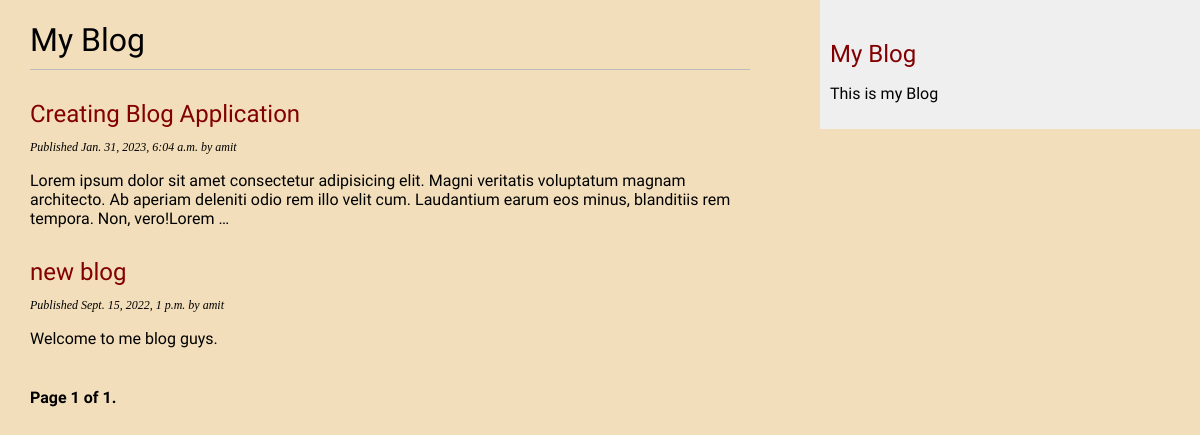
/blog/, run on an earlier commit of the app's database.
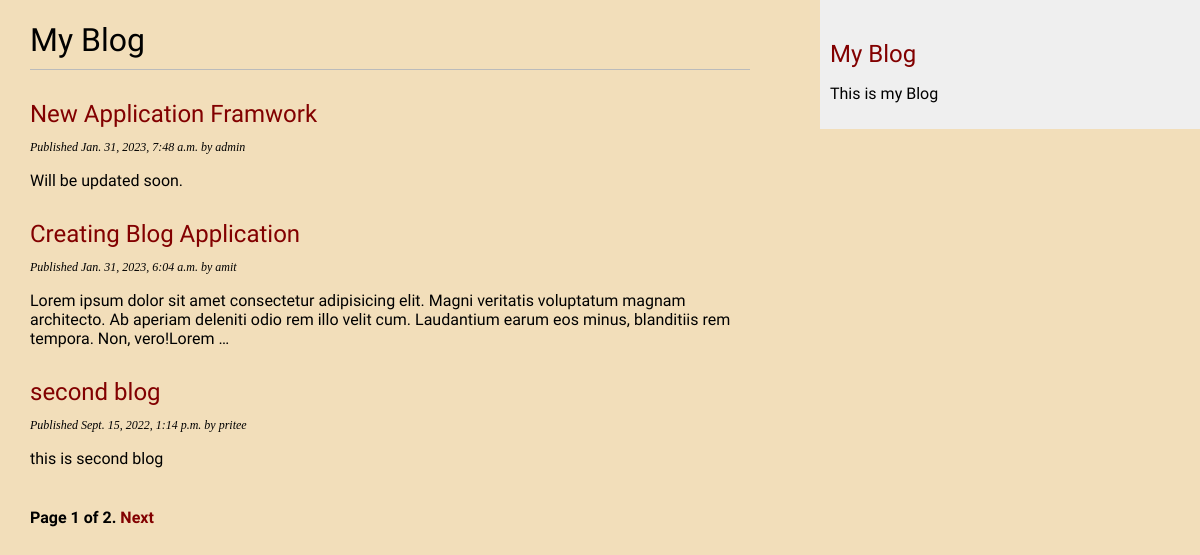
And on a later commit of the database.
### blog/models.py (models this page shows, shortened)
class Post(models.Model):
    class Status(models.TextChoices):
        DRAFT = 'DF', 'Draft'
        PUBLISHED = 'PB', 'Published'
    title = models.CharField(max_length=250)
    slug = models.SlugField(max_length=250, unique_for_date='publish')
    author = models.ForeignKey(User,
                               on_delete=models.CASCADE,
                               related_name='blog_posts')
    body = models.TextField()
    publish = models.DateTimeField(default=timezone.now)
    created = models.DateTimeField(auto_now_add=True)
    updated = models.DateTimeField(auto_now=True)
    status = models.CharField(max_length=2,
                              choices=Status.choices,
                              default=Status.DRAFT)
    objects = models.Manager()
    published = PublishedManager()
    class Meta:
        ordering = ['-publish']
        indexes = [
            models.Index(fields=['-publish']),
        ]
    def get_absolute_url(self):
        return reverse("blog:post_detail", args=[
            self.publish.year,
            self.publish.month,
            self.publish.day,
            self.slug,
        ])

### blog/views.py (the view)
# urls.py: path('', views.PostListView.as_view(), name='post_list'),
class PostListView(ListView):
    queryset = Post.published.all()
    context_object_name = 'posts'
    paginate_by = 3
    template_name = "blog/post/list.html"

### blog/templates/blog/post/list.html (shortened to what this page needs)
{% extends 'blog/base.html' %}
{% block content %}
    <h1>My Blog</h1>
    {% for post in posts %}
        <h2>
            <a href= "{{post.get_absolute_url}}" >
                {{post.title}}
            </a>
        </h2>
        <p class="date">
            Published {{post.publish}} by {{post.author}}
        </p>
        {{post.body|truncatewords:30|linebreaks}}
    {% endfor %}
    {% include "pagination.html" with page=page_obj %}
{% endblock content %}

### blog/templates/blog/base.html (shortened to what this page needs)
{% load static %}
<!DOCTYPE html>
<html lang="en">
<head>
    <link rel="stylesheet" href= {% static "css/blog.css" %}>
</head>
<body>
    <div id=content>
        {% block content %}{% endblock content %}
    </div>
    <div id="sidebar">
        <a href= {% url 'blog:post_list' %} ><h2>My Blog</h2></a>
        <p>This is my Blog</p>
    </div>
</body>
</html>

### blog/templates/pagination.html (shortened to what this page needs)
<div class="pagination">
    <span class="step-links">
      <span class="current">
        Page {{ page.number }} of {{ page.paginator.num_pages }}.
      </span>
      {% if page.has_next %}
        <a href="?page={{ page.next_page_number }}">Next</a>
      {% endif %}
    </span>
  </div>

### blog/static/css/blog.css (style rules this page uses)
body { margin:0; padding:0; font-family:helvetica, sans-serif; font-family: 'Libre Franklin', sans-serif; background-color: #F2DEBA; }
a { color:#820000; text-decoration:none; }
h1 { font-weight:normal; border-bottom:1px solid #bbb; padding:0 0 10px 0; }
h2 { font-weight:normal; margin:30px 0 0; }
#content { float:left; width:60%; padding:0 0 0 30px; }
#sidebar { float:right; width:30%; padding:10px; background:#efefef; height:100%; }
p.date { color:4E#6C50; font-family: georgia, serif; font-size: 12px; font-style: italic; }
.pagination { margin:40px 0; font-weight:bold; }

What changed in the data, as far as the page shows it:
no longer on this page (row unchanged): Post: title "new blog", publish "Sept. 15, 2022, 1 p.m.", author "amit", body "Welcome to me blog guys."
added Post: title "New Application Framwork", publish "Jan. 31, 2023, 7:48 a.m.", author "admin", body "Will be updated soon."
now on this page (row edited): Post: title "second blog", publish "Sept. 15, 2022, 1:14 p.m.", author "pritee", body "this is second blog"
Also different on the page:
{{ page.paginator.num_pages }}: "1" → "2"
text now shown: "Next"
